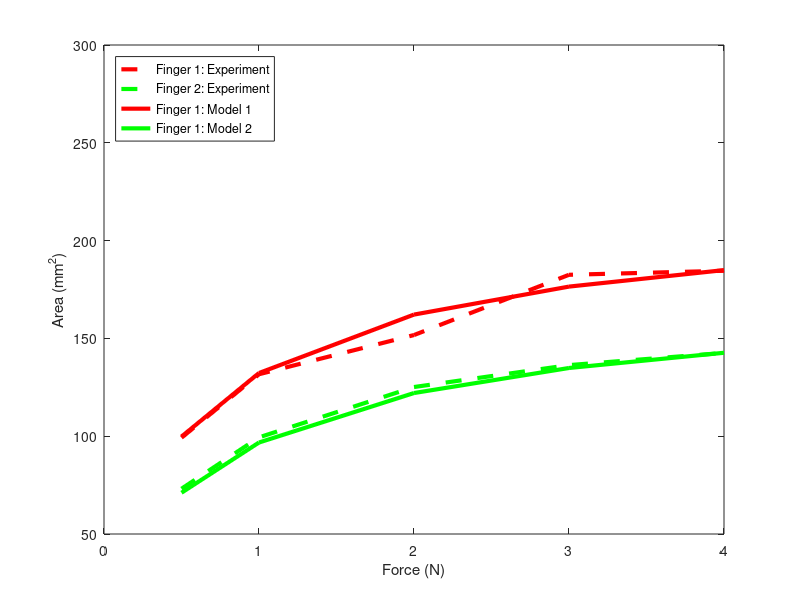

Write the MATLAB code that produced this figure. (Note: this script raises an error after producing the figure.)
%% finger modulus calibration. Touch on the hard surface. Calculate the finger radius.
clear; clc; close all;
E_material_PS = 400; %PLA

%  --- finger values ----
%[mm, N/mm^2, -]
R_User1 = 9;         E_f0_User1 = 0.013;      beta_User1 = 0.9;
R_User2 = 7.75;    E_f0_User2 = 0.02;    beta_User2 = 0.7; 

R_indenter = R_User1;                                                       % [mm]
E_f0 = E_f0_User1; beta = beta_User1;

% --- finger values  ----
P_indenter = [0.5,1,2,3,4];         % [N]
% force dependent
E_finger_PS = E_f0 * (1 + beta.*P_indenter);                                % [N/mm^2]

E_finger_PS_User1 = E_f0_User1 * (1 + beta_User1.*P_indenter);              % [N/mm^2]
E_finger_PS_User2 = E_f0_User2 * (1 + beta_User2.*P_indenter);              % [N/mm^2]

E_total_PS = 1./(1./E_material_PS + 1./E_finger_PS);                        % [MPa or N/mm^2]

E_total_PS_User1 = 1./(1./E_material_PS + 1./E_finger_PS_User1);            % [MPa or N/mm^2]
E_total_PS_User2 = 1./(1./E_material_PS + 1./E_finger_PS_User2);            % [MPa or N/mm^2]
    
R_indenter_plus = R_indenter * (1 + E_material_PS./E_finger_PS);

R_indenter_plus_User1 = R_indenter * (1 + E_material_PS./E_finger_PS_User1);
R_indenter_plus_User2 = R_indenter * (1 + E_material_PS./E_finger_PS_User2);


%h_indenter = (3*P_indenter./(4*sqrt(R_indenter).*E_total_PS)).^(2/3);
h_indenter_plus = (3*P_indenter./(4*sqrt(R_indenter_plus).*E_material_PS)).^(2/3);

h_indenter_plus_User1    = (3*P_indenter./(4*sqrt(R_indenter_plus_User1).*E_material_PS)).^(2/3);
h_indenter_plus_User2  = (3*P_indenter./(4*sqrt(R_indenter_plus_User2).* E_material_PS)).^(2/3);

% a from the herz model. assumption  h<< R - same results
% a_indenter = sqrt(R_indenter).*(h_indenter).^(1/2);
% a_indenter1 = sqrt(R_indenter_plus).*(h_indenter_plus).^(1/2);

% gives same results
%k = (E_finger_PS./(E_finger_PS + E_material_PS));
%ContactAreaindenter = 2*pi*R_indenter_plus.*(k.*h_indenter/2) % [mm^2]     % spherical cap area!
%ContactAreaindenter = 2*pi*R_indenter_plus.*(h_indenter_plus/2) % [mm^2]   %spherical cap area! 
ContactAreaindenter = pi*(0.75*R_indenter.*P_indenter.*(1./E_material_PS + 1./E_finger_PS)).^(2/3);     % [mm^2] %spherical cap area! 

ContactAreaUser1     = pi*(0.75*R_User1.*P_indenter.*(1./E_material_PS + 1./E_finger_PS_User1)).^(2/3); % [mm^2] %spherical cap area! 
ContactAreaUser2   = pi*(0.75*R_User2.*P_indenter.*(1./E_material_PS + 1./E_finger_PS_User2)).^(2/3);   % [mm^2] %spherical cap area! 

% c= 130 and 100 for User1 and User2
% A_flat = c * P_indenter.^(1/3);                                           % [mm^2]

toughPLAContactAreaUser1 = [99.21933333, 131.6793333, 151.7163333, 182.5186667, 184.5766667];
toughPLAContactAreaUser2 = [73.138, 99.40733333, 125.1376667, 136.348, 142.5866667];

figure
set(groot,'defaultLineLineWidth',3.0)
plot(P_indenter,toughPLAContactAreaUser1,'r--',P_indenter,toughPLAContactAreaUser2, 'g--')
hold on
plot(P_indenter,ContactAreaUser1,'r', P_indenter,ContactAreaUser2,'g')
%plot(P_indenter,A_flat)
hold off
xlim([0,4])
ylim([50,300])
xlabel("Force (N)")
ylabel("Area (mm^2)")
legend('Finger 1: Experiment', 'Finger 2: Experiment', ...
    'Finger 1: Model 1', 'Finger 1: Model 2')
legend('Location','northwest')
fontsize(gca,20,"pixels")

toughPLAContactAreaUser1 = [99.21933333, 131.6793333, 151.7163333, 182.5186667, 184.5766667];
toughPLAContactAreaUser2 = [73.138, 99.40733333, 125.1376667, 136.348, 142.5866667];

toughPLAContactAreaUser1Normalized = toughPLAContactAreaUser1.*E_finger_PS_User1.^(2/3)/R_User1^(2/3);
toughPLAContactAreaUser2Normalized = toughPLAContactAreaUser2.*E_finger_PS_User2.^(2/3)/R_User2^(2/3);

ContactArea = pi*(0.75*P_indenter).^(2/3);                                  % [mm^2] %spherical cap area! 

figure
set(groot,'defaultLineLineWidth',3.0)
plot(P_indenter,toughPLAContactAreaUser1Normalized,'r--',P_indenter,toughPLAContactAreaUser2Normalized, 'g--')
hold on
plot(P_indenter,ContactArea,'k')
%plot(P_indenter,A_flat)
hold off
xlim([0,4])
%ylim([50,300])
xlabel("Force (N)")
ylabel("Area (mm^2)")
legend('Finger 1', 'Finger 2', 'Model')
legend('Location','northwest')
fontsize(gca,20,"pixels")
